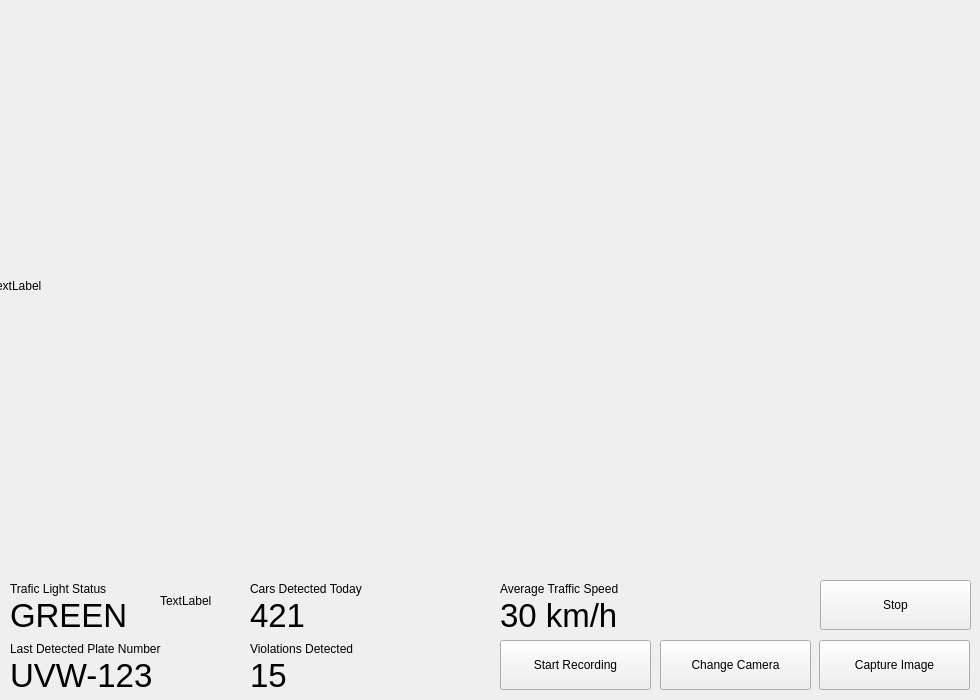
<?xml version="1.0" encoding="UTF-8"?>
<ui version="4.0">
 <class>DetectionView</class>
 <widget class="QWidget" name="DetectionView">
  <property name="geometry">
   <rect>
    <x>0</x>
    <y>0</y>
    <width>980</width>
    <height>700</height>
   </rect>
  </property>
  <property name="windowTitle">
   <string>Form</string>
  </property>
  <widget class="QLabel" name="label">
   <property name="geometry">
    <rect>
     <x>10</x>
     <y>580</y>
     <width>151</width>
     <height>18</height>
    </rect>
   </property>
   <property name="text">
    <string>Trafic Light Status</string>
   </property>
  </widget>
  <widget class="QPushButton" name="pushButton">
   <property name="geometry">
    <rect>
     <x>819</x>
     <y>640</y>
     <width>151</width>
     <height>50</height>
    </rect>
   </property>
   <property name="text">
    <string>Capture Image</string>
   </property>
  </widget>
  <widget class="QLabel" name="label_2">
   <property name="geometry">
    <rect>
     <x>10</x>
     <y>640</y>
     <width>221</width>
     <height>18</height>
    </rect>
   </property>
   <property name="text">
    <string>Last Detected Plate Number</string>
   </property>
  </widget>
  <widget class="QPushButton" name="pushButton_2">
   <property name="geometry">
    <rect>
     <x>660</x>
     <y>640</y>
     <width>151</width>
     <height>50</height>
    </rect>
   </property>
   <property name="text">
    <string>Change Camera</string>
   </property>
  </widget>
  <widget class="QPushButton" name="pushButton_3">
   <property name="geometry">
    <rect>
     <x>500</x>
     <y>640</y>
     <width>151</width>
     <height>50</height>
    </rect>
   </property>
   <property name="text">
    <string>Start Recording</string>
   </property>
  </widget>
  <widget class="QLabel" name="label_3">
   <property name="geometry">
    <rect>
     <x>10</x>
     <y>660</y>
     <width>161</width>
     <height>31</height>
    </rect>
   </property>
   <property name="font">
    <font>
     <pointsize>25</pointsize>
    </font>
   </property>
   <property name="text">
    <string>UVW-123</string>
   </property>
  </widget>
  <widget class="QLabel" name="trafficLightStatus">
   <property name="geometry">
    <rect>
     <x>10</x>
     <y>600</y>
     <width>141</width>
     <height>31</height>
    </rect>
   </property>
   <property name="font">
    <font>
     <pointsize>25</pointsize>
    </font>
   </property>
   <property name="text">
    <string>GREEN</string>
   </property>
  </widget>
  <widget class="QLabel" name="label_5">
   <property name="geometry">
    <rect>
     <x>250</x>
     <y>580</y>
     <width>181</width>
     <height>18</height>
    </rect>
   </property>
   <property name="text">
    <string>Cars Detected Today</string>
   </property>
  </widget>
  <widget class="QLabel" name="label_6">
   <property name="geometry">
    <rect>
     <x>250</x>
     <y>600</y>
     <width>161</width>
     <height>31</height>
    </rect>
   </property>
   <property name="font">
    <font>
     <pointsize>25</pointsize>
    </font>
   </property>
   <property name="text">
    <string>421</string>
   </property>
  </widget>
  <widget class="QLabel" name="label_7">
   <property name="geometry">
    <rect>
     <x>250</x>
     <y>640</y>
     <width>181</width>
     <height>18</height>
    </rect>
   </property>
   <property name="text">
    <string>Violations Detected</string>
   </property>
  </widget>
  <widget class="QLabel" name="label_8">
   <property name="geometry">
    <rect>
     <x>250</x>
     <y>660</y>
     <width>161</width>
     <height>31</height>
    </rect>
   </property>
   <property name="font">
    <font>
     <pointsize>25</pointsize>
    </font>
   </property>
   <property name="text">
    <string>15</string>
   </property>
  </widget>
  <widget class="QLabel" name="label_9">
   <property name="geometry">
    <rect>
     <x>500</x>
     <y>580</y>
     <width>181</width>
     <height>18</height>
    </rect>
   </property>
   <property name="text">
    <string>Average Traffic Speed</string>
   </property>
  </widget>
  <widget class="QLabel" name="label_10">
   <property name="geometry">
    <rect>
     <x>500</x>
     <y>600</y>
     <width>161</width>
     <height>31</height>
    </rect>
   </property>
   <property name="font">
    <font>
     <pointsize>25</pointsize>
    </font>
   </property>
   <property name="text">
    <string>30 km/h</string>
   </property>
  </widget>
  <widget class="QPushButton" name="stopButton">
   <property name="geometry">
    <rect>
     <x>820</x>
     <y>580</y>
     <width>151</width>
     <height>50</height>
    </rect>
   </property>
   <property name="text">
    <string>Stop</string>
   </property>
  </widget>
  <widget class="QLabel" name="imageLabel">
   <property name="geometry">
    <rect>
     <x>-10</x>
     <y>0</y>
     <width>1001</width>
     <height>571</height>
    </rect>
   </property>
   <property name="text">
    <string>TextLabel</string>
   </property>
  </widget>
  <widget class="QLabel" name="trafficLight">
   <property name="geometry">
    <rect>
     <x>160</x>
     <y>570</y>
     <width>61</width>
     <height>61</height>
    </rect>
   </property>
   <property name="text">
    <string>TextLabel</string>
   </property>
  </widget>
 </widget>
 <resources/>
 <connections/>
</ui>
